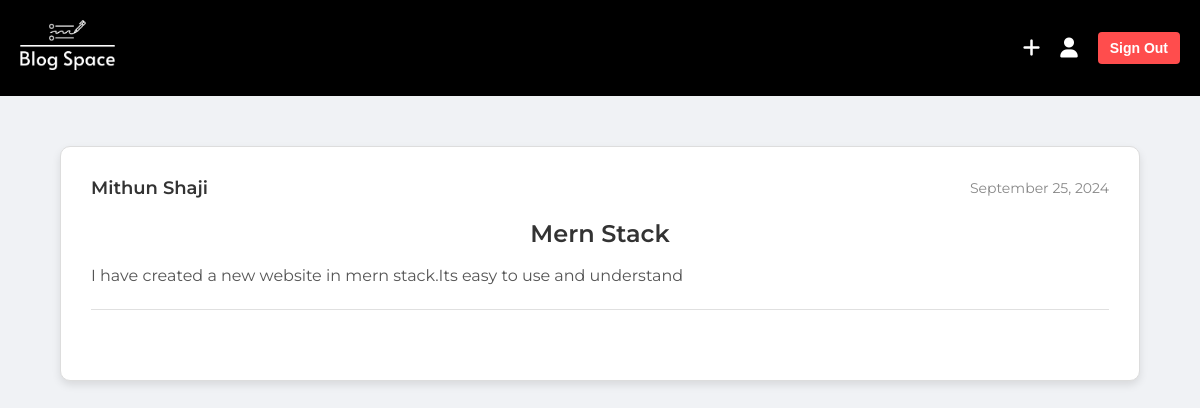
Screenshot of /profile (signed in) with the database file from the repository.
### blog_main/models.py (models this page shows, shortened)
class Posts(models.Model):
    title = models.CharField(max_length=100)
    content = models.TextField()
    date = models.DateTimeField(default=timezone.now)
    author = models.ForeignKey(User, on_delete=models.CASCADE)

### blog_main/views.py (the view)
# urls.py: path('profile',views.profile,name="profile"),
def profile(request):
    context = {"posts":Posts.objects.filter(author=request.user).order_by('-date')}
    return render(request,"profile_page.html",context)

### blog_main/templates/profile_page.html (shortened to what this page needs)
{% load static %}
<!DOCTYPE html>
<html lang="en">
<head>
    <link href="https://cdnjs.cloudflare.com/ajax/libs/font-awesome/6.0.0-beta3/css/all.min.css" rel="stylesheet">
</head>
<body>
    <header class="header">
        <div class="logo">
            <a href="homepage"><img src="{% static 'images/logo_white.png' %}" alt="Logo"></a>
        </div>
        <div class="nav-items">
            <div class="icon"><a href="newpost"><i class="fas fa-plus"></i></a></div>
            <div class="icon"><a href="profile"><i class="fas fa-user"></i></a></div>
            <a href="signout"><button class="signout-btn">Sign Out</button></a>
        </div>
    </header>
    {% for post in posts %}
    <div class="main-content">
        <div class="post">
            <div class="post-header">
                <div class="post-author">{{post.author}}</div>
                <div class="post-date">{{post.date|date:"F d, Y"}}</div>
            </div>
            <div class="post-title">{{post.title}}</div>
            <div class="post-content">{{post.content}}</div>
        </div>
    </div>
    {% endfor %}
</body>
</html>

### blog_main/templates/profile_page.html (style rules this page uses)
* { margin: 0; padding: 0; box-sizing: border-box; }
body { font-family: 'Montserrat', sans-serif; background-color: #f7f7f7; }
.header { background-color: #000; color: white; display: flex; justify-content: space-between; align-items: center; padding: 20px; position: sticky; top: 0; z-index: 1000; }
.logo { font-size: 24px; font-weight: 600; display: flex; align-items: center; }
.logo img { height: 50px; width: auto; margin-right: 10px; }
.nav-items { display: flex; align-items: center; }
.nav-items .icon { margin-right: 20px; font-size: 20px; cursor: pointer; }
.signout-btn { background-color: #ff4d4d; color: white; padding: 8px 12px; border: none; border-radius: 4px; cursor: pointer; font-size: 14px; font-weight: 600; }
.main-content { max-width: 90%; margin: 50px auto; background-color: #fff; padding: 30px; box-shadow: 0 4px 8px rgba(0, 0, 0, 0.1); border-radius: 10px; border: 1px solid #ddd; }
.post { margin-bottom: 40px; padding-bottom: 20px; border-bottom: 1px solid #e0e0e0; }
.post-header { display: flex; justify-content: space-between; align-items: center; margin-bottom: 20px; }
.post-author { font-size: 18px; font-weight: 600; color: #333; text-align: left; }
.post-date { font-size: 14px; color: #888; text-align: right; }
.post-title { font-size: 24px; font-weight: 600; text-align: center; color: #333; margin-bottom: 15px; }
.post-content { font-size: 16px; line-height: 1.6; color: #555; text-align: left; }
body { background-color: #f0f2f5; }
a { color: white; }

### rows the page displays
Posts: author "Mithun Shaji", date "September 25, 2024", title "Mern Stack", content "I have created a new website in mern stack.Its easy to use and understand"
